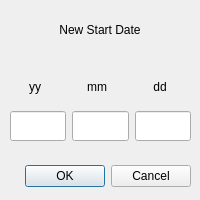
<?xml version="1.0" encoding="UTF-8"?>
<ui version="4.0">
 <class>DateDialog</class>
 <widget class="QDialog" name="DateDialog">
  <property name="geometry">
   <rect>
    <x>0</x>
    <y>0</y>
    <width>200</width>
    <height>200</height>
   </rect>
  </property>
  <property name="windowTitle">
   <string>Dialog</string>
  </property>
  <widget class="QDialogButtonBox" name="buttonBox">
   <property name="geometry">
    <rect>
     <x>10</x>
     <y>160</y>
     <width>181</width>
     <height>32</height>
    </rect>
   </property>
   <property name="sizePolicy">
    <sizepolicy hsizetype="Expanding" vsizetype="Fixed">
     <horstretch>0</horstretch>
     <verstretch>0</verstretch>
    </sizepolicy>
   </property>
   <property name="orientation">
    <enum>Qt::Horizontal</enum>
   </property>
   <property name="standardButtons">
    <set>QDialogButtonBox::Cancel|QDialogButtonBox::Ok</set>
   </property>
  </widget>
  <widget class="QLabel" name="label_desc">
   <property name="geometry">
    <rect>
     <x>10</x>
     <y>10</y>
     <width>180</width>
     <height>40</height>
    </rect>
   </property>
   <property name="minimumSize">
    <size>
     <width>180</width>
     <height>40</height>
    </size>
   </property>
   <property name="maximumSize">
    <size>
     <width>180</width>
     <height>40</height>
    </size>
   </property>
   <property name="text">
    <string>New Start Date</string>
   </property>
   <property name="alignment">
    <set>Qt::AlignCenter</set>
   </property>
  </widget>
  <widget class="QWidget" name="gridLayoutWidget">
   <property name="geometry">
    <rect>
     <x>10</x>
     <y>69</y>
     <width>181</width>
     <height>81</height>
    </rect>
   </property>
   <layout class="QGridLayout" name="gridLayout">
    <item row="1" column="0">
     <widget class="QLineEdit" name="lineEdit_year">
      <property name="minimumSize">
       <size>
        <width>50</width>
        <height>30</height>
       </size>
      </property>
      <property name="maximumSize">
       <size>
        <width>100</width>
        <height>30</height>
       </size>
      </property>
      <property name="alignment">
       <set>Qt::AlignCenter</set>
      </property>
     </widget>
    </item>
    <item row="1" column="2">
     <widget class="QLineEdit" name="lineEdit_day">
      <property name="minimumSize">
       <size>
        <width>50</width>
        <height>30</height>
       </size>
      </property>
      <property name="maximumSize">
       <size>
        <width>100</width>
        <height>30</height>
       </size>
      </property>
      <property name="alignment">
       <set>Qt::AlignCenter</set>
      </property>
     </widget>
    </item>
    <item row="1" column="1">
     <widget class="QLineEdit" name="lineEdit_month">
      <property name="minimumSize">
       <size>
        <width>50</width>
        <height>30</height>
       </size>
      </property>
      <property name="maximumSize">
       <size>
        <width>100</width>
        <height>30</height>
       </size>
      </property>
      <property name="alignment">
       <set>Qt::AlignCenter</set>
      </property>
     </widget>
    </item>
    <item row="0" column="0">
     <widget class="QLabel" name="label_year">
      <property name="minimumSize">
       <size>
        <width>50</width>
        <height>20</height>
       </size>
      </property>
      <property name="maximumSize">
       <size>
        <width>50</width>
        <height>20</height>
       </size>
      </property>
      <property name="text">
       <string>yy</string>
      </property>
      <property name="alignment">
       <set>Qt::AlignCenter</set>
      </property>
     </widget>
    </item>
    <item row="0" column="1">
     <widget class="QLabel" name="label_month">
      <property name="minimumSize">
       <size>
        <width>50</width>
        <height>20</height>
       </size>
      </property>
      <property name="maximumSize">
       <size>
        <width>50</width>
        <height>20</height>
       </size>
      </property>
      <property name="text">
       <string>mm</string>
      </property>
      <property name="alignment">
       <set>Qt::AlignCenter</set>
      </property>
     </widget>
    </item>
    <item row="0" column="2">
     <widget class="QLabel" name="label_day">
      <property name="minimumSize">
       <size>
        <width>50</width>
        <height>20</height>
       </size>
      </property>
      <property name="maximumSize">
       <size>
        <width>50</width>
        <height>20</height>
       </size>
      </property>
      <property name="text">
       <string>dd</string>
      </property>
      <property name="alignment">
       <set>Qt::AlignCenter</set>
      </property>
     </widget>
    </item>
   </layout>
  </widget>
 </widget>
 <resources/>
 <connections/>
</ui>
